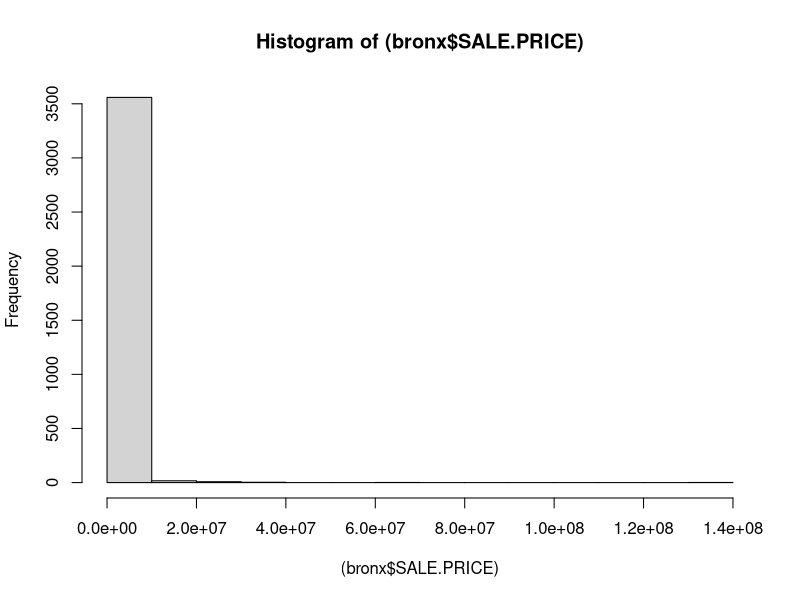
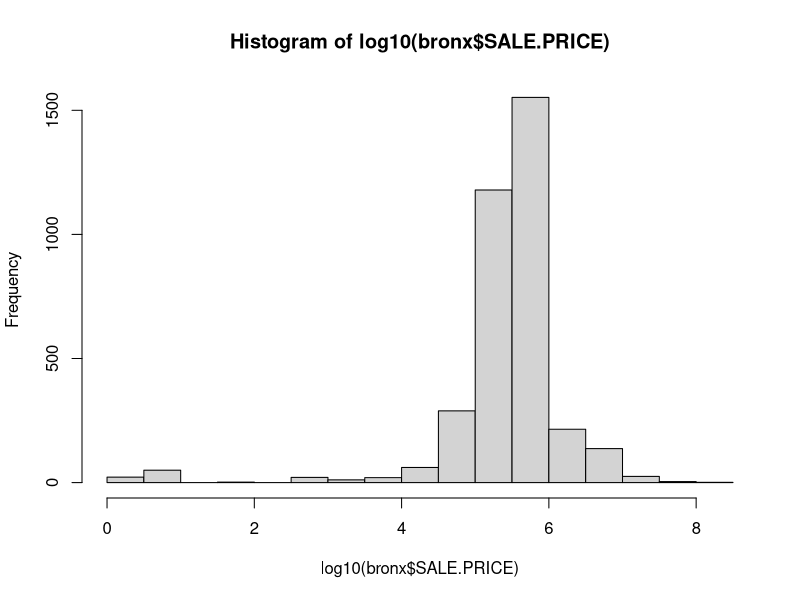
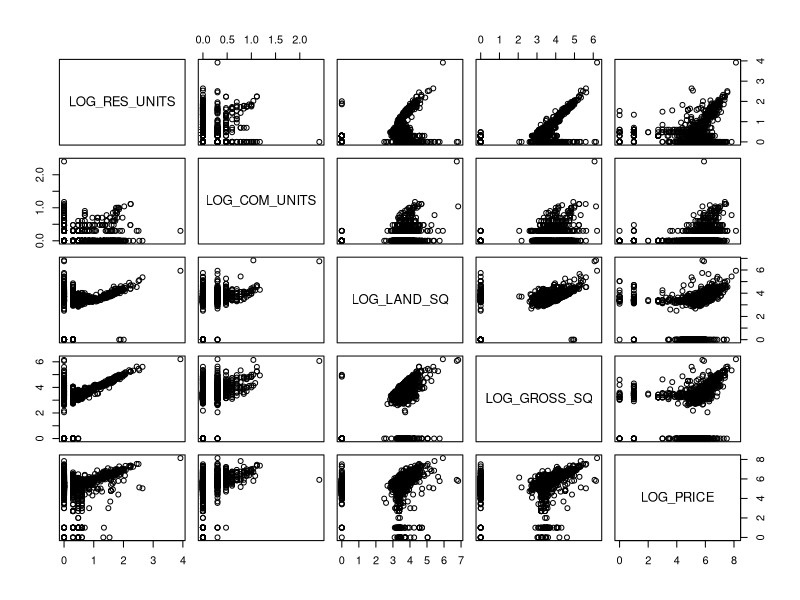
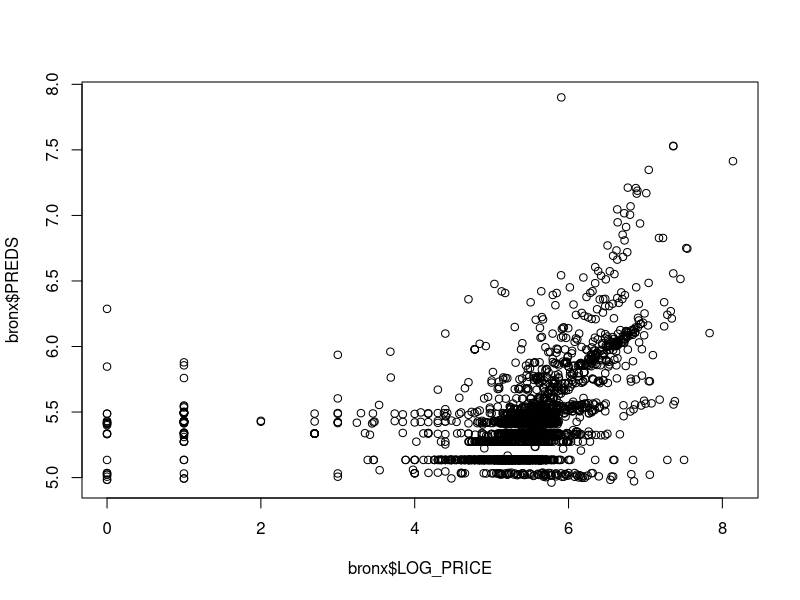

Write the R code that produced these figures, in order.
## ---- chunk 1
library(openxlsx)
bronx <- read.xlsx("rollingsales_bronx.xlsx")
## ---- chunk 2
bronx <- bronx[bronx$SALE.PRICE > 0, ]
hist((bronx$SALE.PRICE))
hist(log10(bronx$SALE.PRICE))
## ---- chunk 3
bronx$LOG_RES_UNITS <- log10(bronx$RESIDENTIAL.UNITS + 1)
bronx$LOG_COM_UNITS <- log10(bronx$COMMERCIAL.UNITS + 1)
bronx$LOG_LAND_SQ <- log10(bronx$LAND.SQUARE.FEET + 1)
bronx$LOG_GROSS_SQ <- log10(bronx$GROSS.SQUARE.FEET + 1)
bronx$LOG_PRICE <- log10(bronx$SALE.PRICE)
vars = c("LOG_RES_UNITS", "LOG_COM_UNITS", "LOG_LAND_SQ", "LOG_GROSS_SQ", "LOG_PRICE")
pairs(bronx[,vars])
## ---- chunk 4
model <- lm(LOG_PRICE~., data = bronx[, vars])
summary(model)
## ---- chunk 5
bronx$PREDS <- predict(model, bronx[,vars])
plot(bronx$LOG_PRICE, bronx$PREDS)
## ---- chunk 6
summary(model)
